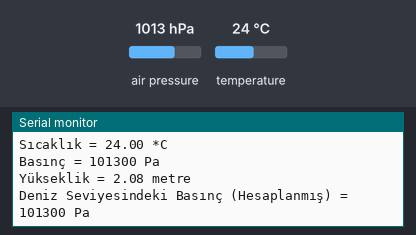
Bench run of a sketch on a simulated Arduino Uno, built with avr-gcc and run on an emulated ATmega328P. On the bench: the last lines printed to the serial monitor. Inputs (shaded band) come from the test bench; at power-on: air pressure 1013 hPa, temperature 24 °C.

Above: at 1.2 s.
1.3 s: air pressure set to 952 hPa
At 1.3 s:
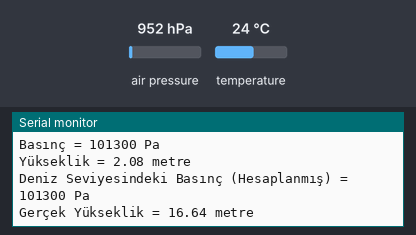
5.6 s: temperature set to 12 °C
At 6.4 s:
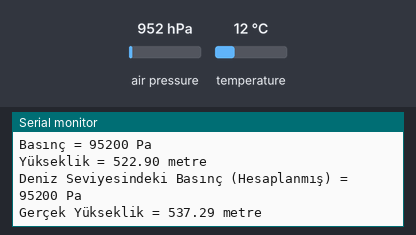
7.1 s: air pressure set to 975 hPa
At 8.7 s:
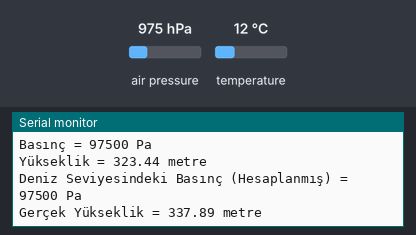
Timing chart, 0 to 10.2 s (numbered marks = the images above; inputs shaded):
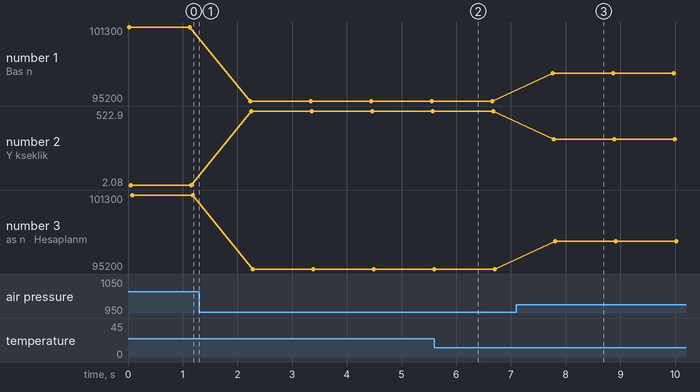

The sketch:

bilgi1.ino
```cpp
//Hüseyin Çınar Tarafından Yapılmıştır.
#include <Adafruit_BMP085.h>
int TusSayac;
#define led 8
Adafruit_BMP085 bmp;

void setup() {

  Serial.begin(9600);
  if (!bmp.begin()) {
    Serial.println("Cihaz bulunamadı bir sorun oluştu yeniden deneyin!");
  while (1) {}
  }
}

void loop() {
int yukseklik = bmp.readAltitude(101500);

    Serial.print("Sıcaklık = ");
    Serial.print(bmp.readTemperature());
    Serial.println(" *C");

    Serial.print("Basınç = ");
    Serial.print(bmp.readPressure());
    Serial.println(" Pa");


    Serial.print("Yükseklik = ");
    Serial.print(bmp.readAltitude());
    Serial.println(" metre");

    Serial.print("Deniz Seviyesindeki Basınç (Hesaplanmış) = ");
    Serial.print(bmp.readSealevelPressure());
    Serial.println(" Pa");


    Serial.print("Gerçek Yükseklik = ");
    Serial.print(bmp.readAltitude(101500));
    Serial.println(" metre");

    Serial.println();


    if(yukseklik-=150){
      digitalWrite(13,1);
      delay(500);
      digitalWrite(13,0);
      delay(500);
    }
    else {
      digitalWrite(13,0);
    }
}
```

Measured:
- after the input at 7.1 s, the serial monitor: prints a new line after 0.66 s (image 3)
- plotted number 1: 101300 → 95200 after the input at 1.3 s, 95200 → 97500 after the input at 7.1 s
- plotted number 2: 2.08 → 522.9 after the input at 1.3 s, 522.9 → 323.44 after the input at 7.1 s
- plotted number 3: 101300 → 95200 after the input at 1.3 s, 95200 → 97500 after the input at 7.1 s
